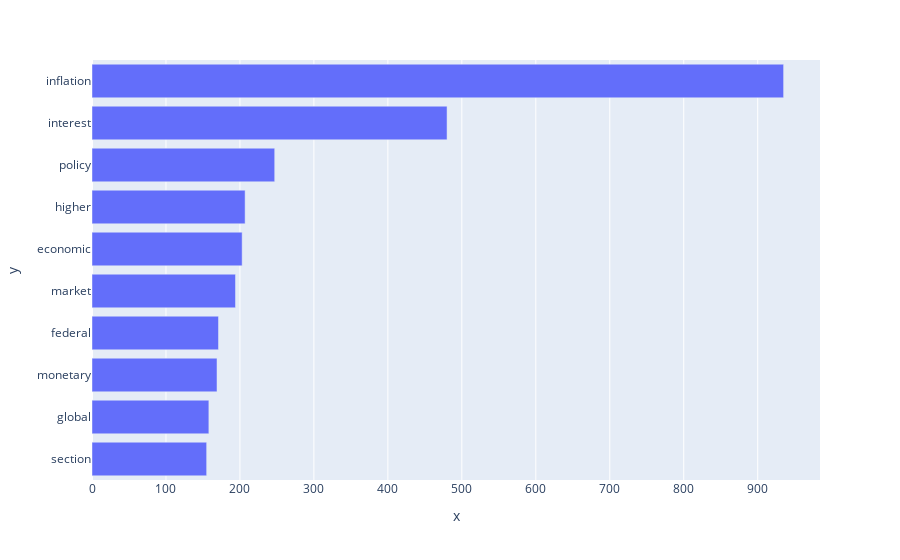

Write notebook code for a chart like this one.
### Code cell
# Plot most frequent words in the articles
#Show frequency of a specific word e.g inflation
fd["inflation","recession"]

fig = px.bar(y=fdist.index, x=fdist.values)

# sort values in ascending order
fig.update_layout(barmode='stack', yaxis={'categoryorder':'total ascending'})

# show plot
fig.show()

### Figure 1 — Plotly figure (JSON) as saved in the notebook; plotly's stock layout.template omitted (floating-point values rounded to 4 significant figures)
{"data": [{"alignmentgroup": "True", "hovertemplate": "x=%{x}<br>y=%{y}<extra></extra>", "legendgroup": "", "marker": {"color": "#636efa", "pattern": {"shape": ""}}, "name": "", "offsetgroup": "", "orientation": "h", "showlegend": false, "textposition": "auto", "type": "bar", "x": [935, 480, 247, 207, 203, 194, 171, 169, 158, 155], "xaxis": "x", "y": ["inflation", "interest", "policy", "higher", "economic", "market", "federal", "monetary", "global", "section"], "yaxis": "y"}], "layout": {"barmode": "stack", "legend": {"tracegroupgap": 0}, "margin": {"t": 60}, "xaxis": {"anchor": "y", "domain": [0, 1], "title": {"text": "x"}}, "yaxis": {"anchor": "x", "categoryorder": "total ascending", "domain": [0, 1], "title": {"text": "y"}}}}
